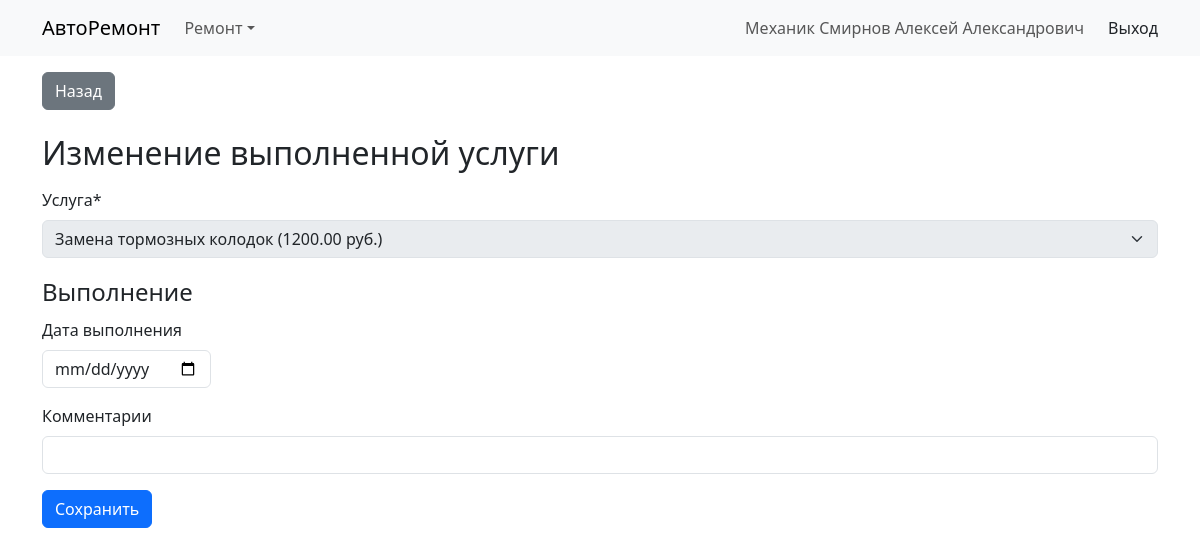
Screenshot of /repair/orders/1/history/1/ (signed in) with the database file from the repository.
### app/models.py (models this page shows, shortened)
class FullTextSearchMixin():
    def save(self, *args, **kwargs):
        super().save(*args, **kwargs)
        self.save_search()

class Employee(FullTextSearchMixin, AbstractUser):
    morphed_name = "сотрудника"
    class Position(models.TextChoices):
        Administrator = 'AD', "Администратор"
        WarehouseManager = 'WM', "Менеджер запчастей"
        ServiceManager = "SM", "Менеджер сервиса"
        Mechanic = "ME", "Механик"
        Cashier = "CA", "Кассир"
    first_name = models.CharField("Имя", max_length=50)
    last_name = models.CharField("Фамилия", max_length=50)
    patronymic = models.CharField("Отчество", max_length=50)
    passport_info = models.CharField("Паспортные данные", max_length=150)
    position = models.CharField("Должность", max_length=2, choices=Position.choices)
    end_date = models.DateField("Дата увольнения", blank=True, null=True)
    end_reason = models.CharField("Причина увольнения", max_length=150, blank=True)
    create_allowed_to = []
    edit_allowed_to = []
    card_icon = "user"
    def full_name(self):
        return f"{self.last_name} {self.first_name} {self.patronymic}"
    def end_date_reason(self, parens = False):
        if not self.end_date:
            return ""
        result = "Уволен " + self.end_date.strftime(datetime_format)
        if self.end_reason:
            result += ". Причина: " + self.end_reason
        return f" ({result})" if parens else result
    def __str__(self) -> str:
        return self.full_name() + self.end_date_reason(True)

class ServiceHistory(SoftDeleteObject, models.Model):
    morphed_name = "выполненной услуги"
    repair_order = models.ForeignKey(RepairOrder, on_delete=models.CASCADE, verbose_name="Заявка на ремонт")
    service = models.ForeignKey(Service, on_delete=models.DO_NOTHING, verbose_name="Услуга")
    finish_date = models.DateField("Дата выполнения", blank=True, null=True)
    comments = models.CharField("Комментарии", max_length=300, blank=True)
    create_allowed_to = [Employee.Position.ServiceManager]
    edit_allowed_to = [Employee.Position.ServiceManager, Employee.Position.Mechanic]
    card_icon = "wrench"

### app/views.py (the view)
# urls.py: path('repair/orders/<int:order>/history/<int:pk>/', views.ServiceHistoryUpdateView.as_view(), name='service_history'),
class ServiceHistoryUpdateView(ServiceHistoryView, BaseUpdateView):
    pass

### app/forms.py (shortened to what this page needs)
class ServiceHistoryForm(BaseForm):
    class Meta:
        model = ServiceHistory
        exclude = ["repair_order"]
    def __init__(self, *args, **kwargs):
        super().__init__(*args, **kwargs)
        restrict_form_fields(self, kwargs, [
            [[Employee.Position.ServiceManager], ['service']]
        ])
        self.helper = FormHelper()
        self.helper.layout = Layout(
            'service',
            Fieldset(
                'Выполнение',
                Column('finish_date'),
                'comments',
            ),
            button_column(self, kwargs)
        )

### app/forms.py (called while the page is built)
def button_column(form: ModelForm, kwargs: dict):
    position = kwargs["initial"]["position"]
    return Column(submit_button, delete_button) if form.instance.pk is not None and position in [Employee.Position.Administrator, *form.instance.create_allowed_to] \
        else submit_button if position in [Employee.Position.Administrator, *form.instance.edit_allowed_to] \
        else None

def restrict_form_fields(form: ModelForm, kwargs: dict, fields_by_permission: list[list[str]]):
    position = kwargs["initial"]["position"]
    if position not in [Employee.Position.Administrator, *form.instance.edit_allowed_to]:
        for field in form.fields.values():
            field.disabled = True
        return
    for allowed_positions, fields in fields_by_permission:
        for field in fields:
            form.fields[field].disabled = True
    for allowed_positions, fields in fields_by_permission:
        if position in [Employee.Position.Administrator, *allowed_positions]:
            for field in fields:
                form.fields[field].disabled = False

### app/models.py (called while the page is built)
    def __str__(self):
        return f"{self.name} ({self.price} руб.)"

### app/views.py (called while the page is built)
    def get_form_kwargs(self):
        kwargs = super().get_form_kwargs()
        kwargs["initial"]["position"] = self.request.user.position
        return kwargs

    def get_context_data(self, request = None, *args, **kwargs):
        self.object = self.get_object()
        context = super().get_context_data(**kwargs)
        context["extra_contexts"] = []
        for extra_view in self.extra_views:
            clsview = extra_view.as_view()
            view = clsview(self.request, *args, **kwargs)
            context["extra_contexts"].append(view.context_data)
        return context

### app/templates/update.html
{% extends 'form.html' %}
{% block operation %}Изменение{% endblock %}

### app/templates/form.html (shortened to what this page needs)
{% extends 'base.html' %}
{% load crispy_forms_tags %}
{% block content %}
<a class="btn btn-secondary ml-2" href="..">Назад</a>
<h2 class="{% include "header_class.html" %}">{% block operation %}{% endblock %} {{ view.model.morphed_name }}</h2>
{% crispy form %}
{% endblock %}

### app/templates/base.html (shortened to what this page needs)
{% load static %}
<!DOCTYPE html>
<html lang="ru">
<head>
    <link href="https://cdn.jsdelivr.net/npm/bootstrap@5.3.2/dist/css/bootstrap.min.css" rel="stylesheet"
>
    <link rel="stylesheet" href="{% static 'css/base.css' %}" />
</head>
<body>
    <nav class="bg-body-tertiary navbar navbar-expand-lg navbar-light">
        <div class="container">
            <a href="{% url 'home' %}" class="navbar-brand {% if not user.is_authenticated %}mx-auto{% endif %}">АвтоРемонт</a>
            {% if user.is_authenticated %}
                <div class="navbar-collapse collapse" id="basic-navbar-nav">
                    <div class="me-auto navbar-nav">
                        {% for key, value in nav_urls.items %}
                            {% if value.items %}
                                <div class="nav-item dropdown">
                                    <a id="basic-nav-dropdown" aria-expanded="false" role="button" class="dropdown-toggle nav-link"
                                        data-bs-toggle="dropdown" tabindex="0" href="#">{{ key }}</a>
                                </div>
                            {% else %}
                                <a href="{% url value %}" class="nav-link {% if request.resolver_match.url_name == value %}active{% endif %}">{{ key }}</a>
                            {% endif %}
                        {% endfor %}
                    </div>
                </div>
                <div class="justify-content-end navbar-collapse collapse">
                    <span class="navbar-text pe-none">
                        {{ user.get_position_display }}
                        {{ user }}
                    </span>
                    <a href="{% url 'logout' %}" class="nav-link ms-4">Выход</a>
                </div>
            {% endif %}
        </div>
    </nav>
    <div class="container my-3">
        {% block content %}
        {% endblock %}
    </div>
</body>
</html>

### rows the page displays
Employee: position "Механик", last_name+first_name+patronymic "Смирнов Алексей Александрович"
ServiceHistory: service "Замена тормозных колодок (1200.00 руб.)"

### other values shown
{{ key }} "Ремонт"
{{ view.model.morphed_name }} "выполненной услуги"
